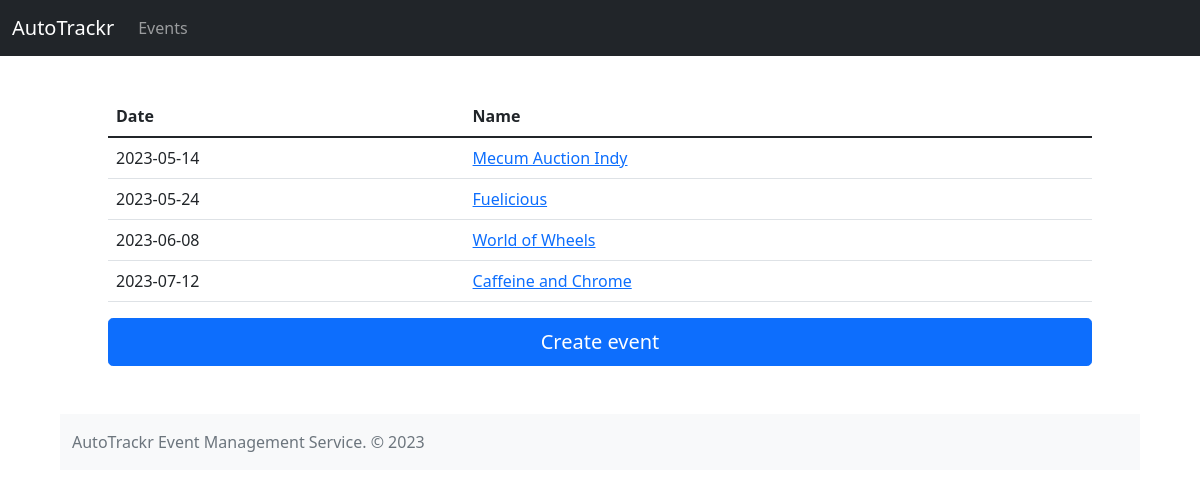
/events/, run on an earlier commit of the app's database.
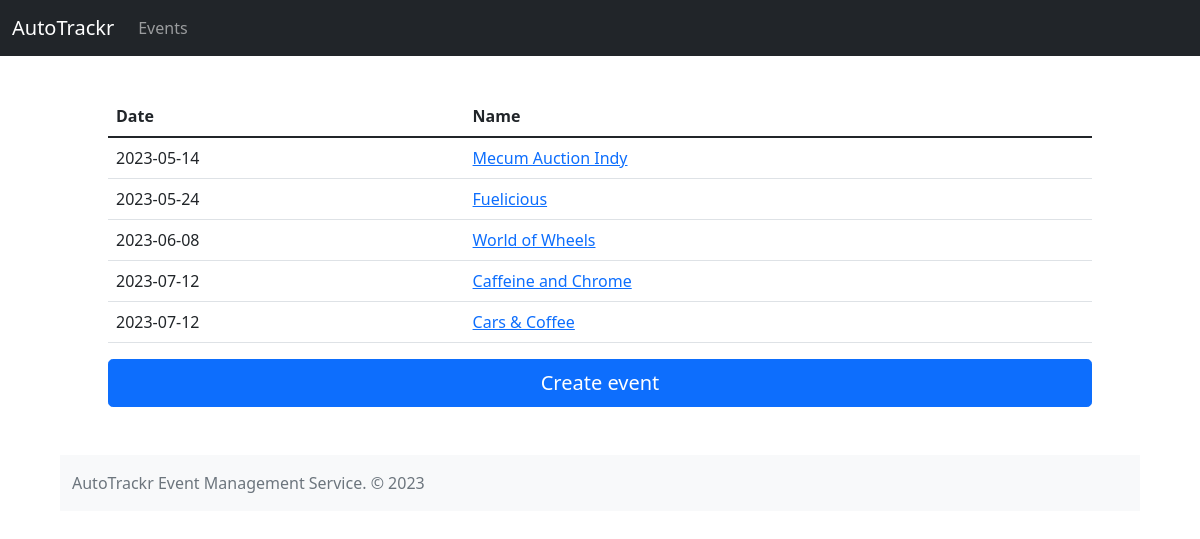
And on a later commit of the database.
### tables this page shows
CREATE TABLE "events" ("id" INTEGER PRIMARY KEY AUTOINCREMENT, "name" TEXT, "date" TEXT, "host" TEXT, "description" TEXT);

### app.py (the view)
@app.route('/events/')
@app.route('/events/<event_id>')
def events(event_id=None):
    events = database.get_events()
    if event_id:
        attendees = database.get_attendees(event_id)
        event = database.get_event(event_id)
        return render_template('event.html', event=event, attendees=attendees)
    else:
        return render_template('events.html', events=events)

### database.py (called while the page is built)
def get_events():
    con = sqlite3.connect('Events.db')
    with con:
        con.row_factory = sqlite3.Row
        cursorObj = con.cursor()
        cursorObj.execute("select * from events order by date,name")
        events = cursorObj.fetchall()
    con.close()
    return events

### templates/events.html (shortened to what this page needs)
{% extends "base.html" %}
{% block content %}
    <div class="container">
        <div class="row">
            <table class="table">
                <thead>
                    <tr>
                        <th>Date</th>
                        <th>Name</th>
                    </tr>
                </thead>
                <tbody>
                    {% for i in events %}
                    <tr>
                        <td>{{i['date']}}</td>
                        <td><a href="{{url_for('events', event_id=i['id'])}}">{{i['name']}}</a></td>
                    </tr>
                    {% endfor %}
                </tbody>
            </table>
        </div>
        <div class="row">
            <a href="{{url_for('create')}}" role="button" class="btn btn-primary btn-lg px-4 gap-3">Create event</a>
        </div>
    </div>
{% endblock %}

What changed in the data, as far as the page shows it:
added events: date "2023-07-12", name "Cars & Coffee"
